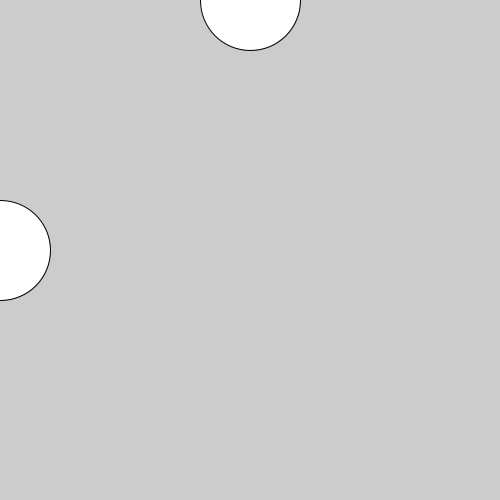
Frame 1 (no input)
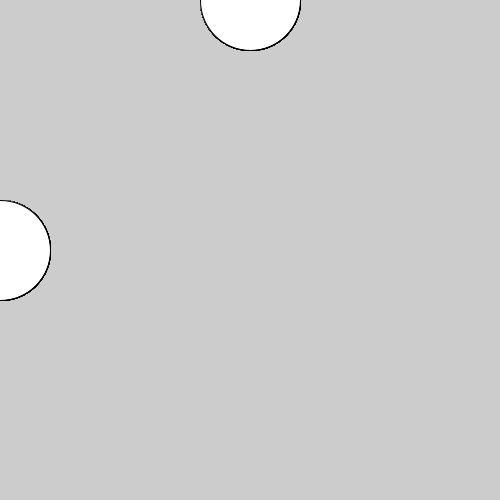
Frame 60 (the mouse pressed at the canvas centre just before this capture)
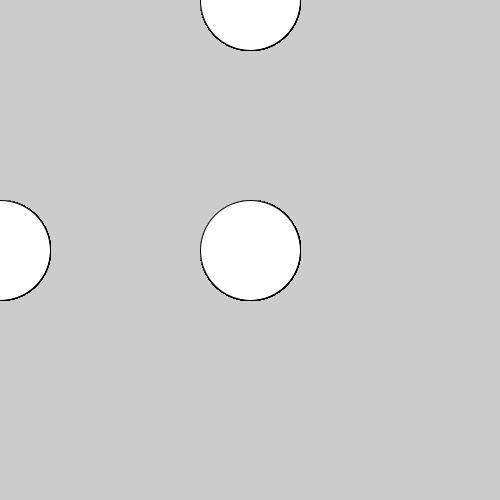
Frame 120 (the mouse held since frame 60 and released just before this capture)

The Processing sketch that drew these frames (run headless with seeded random() and noise(); from frame 60 on, the mouse is pressed at the canvas centre):

// Processing sketch: processing_44718
// ── processing_44718.pde

void setup(){
  size(500,500);
  smooth();
   
}

void draw(){
  ellipse(mouseY, 250, 100, 100);
  ellipse(250, mouseY, 100,100); 
  
}
